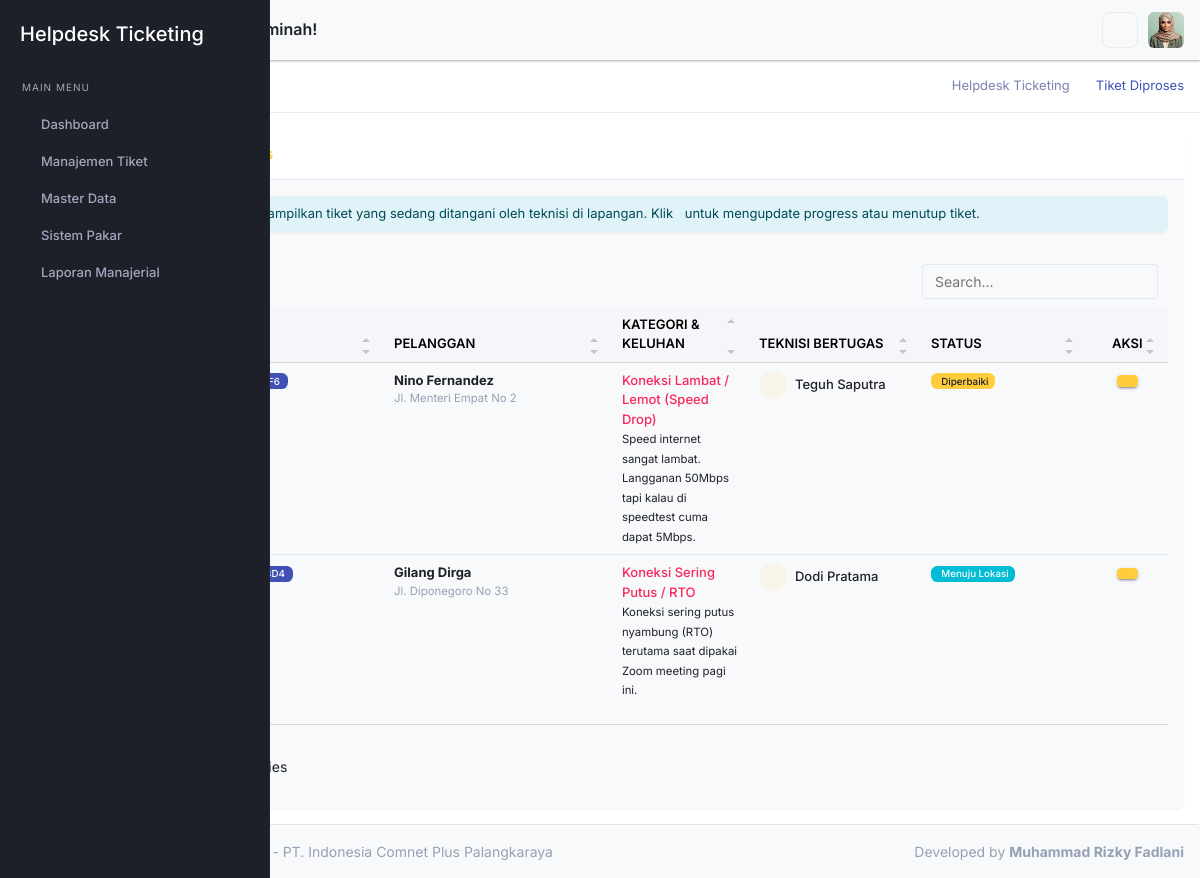
The app's page /admin/index.php?page=tiket_proses (signed in) with its own data.
### tables this page shows
CREATE TABLE `pengaturan` (
  `id_pengaturan` int(11) NOT NULL,
  `nama_aplikasi` varchar(100) NOT NULL DEFAULT 'yHelpdesk Ticketing',
  `nama_instansi` varchar(150) NOT NULL DEFAULT 'PT. ICON+',
  `telp_instansi` varchar(20) NOT NULL,
  `email_instansi` varchar(100) NOT NULL,
  `alamat_instansi` text NOT NULL,
  `nama_pimpinan` varchar(100) NOT NULL,
  `background_login` varchar(255) DEFAULT NULL,
  `nama_dev` varchar(100) NOT NULL,
  `npm_dev` varchar(30) NOT NULL,
  `updated_at` timestamp NOT NULL DEFAULT current_timestamp() ON UPDATE current_timestamp()
);

CREATE TABLE `tiket` (
  `id_tiket` int(11) NOT NULL,
  `no_tiket` varchar(30) NOT NULL,
  `id_pelanggan` int(11) NOT NULL,
  `id_kategori` int(11) NOT NULL,
  `id_karyawan_teknisi` int(11) DEFAULT NULL COMMENT 'Relasi ke karyawan dengan jabatan Teknisi',
  `tgl_lapor` datetime DEFAULT current_timestamp(),
  `keluhan_detail` text NOT NULL,
  `status_tiket` enum('Menunggu Diproses','Teknisi Menuju Lokasi','Sedang Diperbaiki','Selesai','Dibatalkan') DEFAULT 'Menunggu Diproses',
  `catatan_teknisi` text DEFAULT NULL,
  `tgl_selesai` datetime DEFAULT NULL
);

CREATE TABLE `pelanggan` (
  `id_pelanggan` int(11) NOT NULL,
  `no_langganan` varchar(30) NOT NULL,
  `nik_ktp` varchar(20) NOT NULL,
  `nama_pelanggan` varchar(100) NOT NULL,
  `jenis_kelamin` enum('Laki-laki','Perempuan') NOT NULL,
  `no_whatsapp` varchar(15) NOT NULL,
  `email` varchar(100) DEFAULT NULL,
  `alamat_pemasangan` text NOT NULL,
  `titik_koordinat_maps` varchar(100) DEFAULT NULL COMMENT 'Format: Latitude, Longitude',
  `id_paket` int(11) NOT NULL,
  `id_area` int(11) NOT NULL,
  `status_pelanggan` enum('Aktif','Isolir','Cabut') DEFAULT 'Aktif',
  `tgl_pemasangan` date NOT NULL,
  `created_at` timestamp NOT NULL DEFAULT current_timestamp()
);

CREATE TABLE `kategori_gangguan` (
  `id_kategori` int(11) NOT NULL,
  `nama_kategori` varchar(100) NOT NULL,
  `SLA_jam` int(11) DEFAULT NULL COMMENT 'Service Level Agreement dalam hitungan Jam'
);

CREATE TABLE `karyawan` (
  `id_karyawan` int(11) NOT NULL,
  `nip_karyawan` varchar(30) NOT NULL,
  `nama_karyawan` varchar(100) NOT NULL,
  `jenis_kelamin` enum('Laki-laki','Perempuan') NOT NULL,
  `alamat` text NOT NULL,
  `no_whatsapp` varchar(15) NOT NULL,
  `email` varchar(100) DEFAULT NULL,
  `foto_profil` varchar(255) DEFAULT 'default_profil.png',
  `id_jabatan` int(11) NOT NULL,
  `status_ketersediaan` enum('Ready','Bertugas','Off') DEFAULT 'Ready' COMMENT 'Khusus untuk jabatan Teknisi',
  `created_at` timestamp NOT NULL DEFAULT current_timestamp()
);

### admin/inc/helper.php (called while the page is built, shortened)
<?php
function query($koneksi, $sql) {
    $hasil = mysqli_query($koneksi, $sql);
    return $hasil;
}
function sanitize($koneksi, $input) {
    return mysqli_real_escape_string($koneksi, htmlspecialchars(trim($input)));
}
?>

### admin/pages/tiket_proses.php (the view, shortened to what this page needs)
<?php
$aksi = isset($_GET['aksi']) ? sanitize($koneksi, $_GET['aksi']) : 'view';
switch ($aksi) {
    case 'view':
?>
    <div class="row">
        <div class="col-12">
            <div class="card shadow-sm">
                <div class="card-header bg-white border-bottom d-flex justify-content-between align-items-center">
                    <h4 class="card-title text-warning mb-0">
                    </h4>
                </div>
                <div class="card-body">
                    <div class="alert alert-info border-0 border-start border-4 border-info shadow-sm mb-4">
                        <strong></strong> Tabel ini menampilkan tiket yang sedang ditangani oleh teknisi di lapangan. Klik  untuk mengupdate progress atau menutup tiket.
                    </div>
                    <div class="table-responsive">
                        <table class="table datatable table-hover align-middle" id="datatable_1">
                            <thead class="table-light">
                                <tr>
                                    <th width="5%">No</th>
                                    <th width="15%">No. Tiket</th>
                                    <th width="20%">Pelanggan</th>
                                    <th>Kategori & Keluhan</th>
                                    <th>Teknisi Bertugas</th>
                                    <th width="12%">Status</th>
                                    <th width="10%" class="text-center">Aksi</th>
                                </tr>
                            </thead>
                            <tbody>
                                <?php
                                $no = 1;
                                $q_tiket = query($koneksi, "
                                    SELECT t.*, p.nama_pelanggan, p.alamat_pemasangan, kg.nama_kategori, k.nama_karyawan AS nama_teknisi
                                    FROM tiket t
                                    JOIN pelanggan p ON t.id_pelanggan = p.id_pelanggan
                                    JOIN kategori_gangguan kg ON t.id_kategori = kg.id_kategori
                                    JOIN karyawan k ON t.id_karyawan_teknisi = k.id_karyawan
                                    WHERE t.status_tiket IN ('Teknisi Menuju Lokasi', 'Sedang Diperbaiki')
                                    ORDER BY t.tgl_lapor ASC
                                ");
                                while ($row = mysqli_fetch_assoc($q_tiket)) {
                                ?>
                                <tr>
                                    <td><?= $no++; ?></td>
                                    <td>
                                        <span class="badge bg-primary px-2 mb-1"><?= htmlspecialchars($row['no_tiket']); ?></span><br>
                                        <small class="text-muted"><?= format_tanggal_indonesia(date('Y-m-d', strtotime($row['tgl_lapor']))); ?></small>
                                    </td>
                                    <td>
                                        <strong><?= htmlspecialchars($row['nama_pelanggan']); ?></strong><br>
                                        <small class="text-muted text-truncate d-inline-block" style="max-width: 150px;">
                                            <?= htmlspecialchars($row['alamat_pemasangan']); ?>
                                        </small>
                                    </td>
                                    <td>
                                        <span class="text-danger fw-medium"><?= htmlspecialchars($row['nama_kategori']); ?></span><br>
                                        <small><?= htmlspecialchars($row['keluhan_detail']); ?></small>
                                    </td>
                                    <td>
                                        <div class="d-flex align-items-center">
                                            <div class="bg-warning-subtle text-warning flex-shrink-0 thumb-sm rounded-circle d-flex justify-content-center align-items-center me-2">
                                            </div>
                                            <h6 class="m-0 fs-13"><?= htmlspecialchars($row['nama_teknisi']); ?></h6>
                                        </div>
                                    </td>
                                    <td>
                                        <?php if($row['status_tiket'] == 'Teknisi Menuju Lokasi'): ?>
                                            <span class="badge bg-info text-white"><i class="fas fa-motorcycle me-1"></i> Menuju Lokasi</span>
                                        <?php else: ?>
                                            <span class="badge bg-warning text-dark"><i class="fas fa-tools me-1"></i> Diperbaiki</span>
                                        <?php endif; ?>
                                    </td>
                                    <td class="text-center">
                                        <a href="?page=tiket_proses&aksi=edit&id=<?= $row['id_tiket']; ?>" class="btn btn-sm btn-warning text-dark" title="Update Progress / Selesai"><i class="fas fa-edit"></i></a>
                                    </td>
                                </tr>
                                <?php } ?>
                            </tbody>
                        </table>
                    </div>
                </div>
            </div>
        </div>
    </div>
<?php
    break;
?>
<?php
}
?>

### admin/layout/sidebar.php (shortened to what this page needs)
<?php
$role = isset($_SESSION['role_akses']) ? $_SESSION['role_akses'] : '';
?>
<div class="startbar d-print-none">
    <div class="brand">
        <a href="index.php" class="logo">
            <span class="">
                <h4 class="text-white mt-3"><?= htmlspecialchars($pengaturan['nama_aplikasi']); ?></h4>
            </span>
        </a>
    </div>
    <div class="startbar-menu">
        <div class="startbar-collapse" id="startbarCollapse" data-simplebar>
            <div class="d-flex align-items-start flex-column w-100">
                <ul class="navbar-nav mb-auto w-100">
                    <li class="menu-label mt-2">
                        <span>Main Menu</span>
                    </li>
                    <li class="nav-item">
                        <a class="nav-link" href="?page=dashboard">
                            <span>Dashboard</span>
                        </a>
                    </li>
                    <?php if(in_array($role, ['Super Admin', 'Admin Dispatcher', 'Teknisi'])): ?>
                    <li class="nav-item">
                        <a class="nav-link" href="#sidebarTiket" data-bs-toggle="collapse" role="button"
                            aria-expanded="false" aria-controls="sidebarTiket">
                            <span>Manajemen Tiket</span>
                        </a>
                    </li>
                    <?php endif; ?>
                    <?php if(in_array($role, ['Super Admin', 'Admin Dispatcher'])): ?>
                    <li class="nav-item">
                        <a class="nav-link" href="#sidebarMaster" data-bs-toggle="collapse" role="button"
                            aria-expanded="false" aria-controls="sidebarMaster">
                            <span>Master Data</span>
                        </a>
                    </li>
                    <?php endif; ?>
                    <?php if(in_array($role, ['Super Admin', 'Admin Dispatcher'])): ?>
                    <li class="nav-item">
                        <a class="nav-link" href="#sidebarSPK" data-bs-toggle="collapse" role="button"
                            aria-expanded="false" aria-controls="sidebarSPK">
                            <span>Sistem Pakar</span>
                        </a>
                    </li>
                    <?php endif; ?>
                    <?php if(in_array($role, ['Super Admin', 'Admin Dispatcher', 'Pimpinan'])): ?>
                    <li class="nav-item">
                        <a class="nav-link" href="#sidebarLaporan" data-bs-toggle="collapse" role="button"
                            aria-expanded="false" aria-controls="sidebarLaporan">
                            <span>Laporan Manajerial</span>
                        </a>
                    </li>
                    <?php endif; ?>
                </ul>
            </div>
        </div>
    </div>
</div>

### admin/index.php (shortened to what this page needs)
<?php
require_once 'inc/koneksi.php';
require_once 'inc/helper.php';
$page = isset($_GET['page']) ? sanitize($koneksi, $_GET['page']) : 'dashboard';
$q_pengaturan = query($koneksi, "SELECT * FROM pengaturan LIMIT 1");
$pengaturan = mysqli_fetch_assoc($q_pengaturan);
$daftar_judul = [
    'dashboard'         => 'Dashboard Utama',
    'jabatan'          => 'Jabatan Karyawan',
    'area_cover'          => 'Manajemen Cover Area',
    'karyawan'          => 'Manajemen Karyawan',
    'pelanggan'         => 'Data Pelanggan',
    'paket'             => 'Paket Layanan',
    'kategori_gangguan' => 'Kategori Gangguan',
    'tiket_masuk'       => 'Tiket Masuk',
    'tiket_proses'      => 'Tiket Diproses',
    'tiket_selesai'     => 'Riwayat Tiket Selesai',
    'spk_gejala'        => 'Data Gejala (SPK)',
    'spk_solusi'        => 'Data Solusi (SPK)',
    'spk_rule'          => 'Rule Base (SPK)',
    'laporan'           => 'Laporan Manajerial',
    'lap_tren_gangguan'   => 'Laporan Tren Gangguan',
    'lap_kinerja_teknisi' => 'Laporan Kinerja Teknisi (KPI)',
    'lap_evaluasi_sla'    => 'Laporan Evaluasi SLA',
    'lap_distribusi'      => 'Laporan Distribusi Area',
    'lap_rekap_pelanggan' => 'Laporan Rekap Pelanggan',
    'lap_tiket_terkini'   => 'Status Tiket Terkini',
    'profil'            => 'Profil Saya',
    'pengaturan'        => 'Pengaturan Sistem'
];
$judul_aktif = isset($daftar_judul[$page]) ? $daftar_judul[$page] : 'Halaman Tidak Ditemukan';
include 'layout/header.php';
include 'layout/topbar.php';
include 'layout/sidebar.php';
?>
<div class="page-title-box">
    <div class="container-fluid">
        <div class="row gap-0">
            <div class="col-sm-12">
                <div class="page-title-content d-sm-flex justify-content-sm-between align-items-center">
                    <h4 class="page-title mt-3 mt-md-0"><?= $judul_aktif; ?></h4>
                    <div class="">
                        <ol class="breadcrumb mb-0">
                            <li class="breadcrumb-item"><a
                                    href="index.php"><?= htmlspecialchars($pengaturan['nama_aplikasi']); ?></a></li>
                            <li class="breadcrumb-item active"><?= $judul_aktif; ?></li>
                        </ol>
                    </div>
                </div>
            </div>
        </div>
    </div>
</div>
<div class="page-wrapper">
    <div class="page-content">
        <div class="container-fluid">
            <?php
            if (file_exists("pages/$page.php")) {
                include "pages/$page.php";
            }
            ?>
        </div>
        <?php include 'layout/footer.php'; ?>

### admin/layout/footer.php (shortened to what this page needs)
<footer class="footer text-center text-sm-start d-print-none">
    <div class="container-fluid">
        <div class="row">
            <div class="col-12 px-0">
                <div class="card mb-0 rounded-bottom-0 border-0">
                    <div class="card-body">
                        <p class="text-muted mb-0">
                            <?= htmlspecialchars($pengaturan['nama_aplikasi']); ?> -
                            <?= htmlspecialchars($pengaturan['nama_instansi']); ?>
                            <span class="text-muted d-none d-sm-inline-block float-end">
                                Developed by
                                <strong><?= htmlspecialchars($pengaturan['nama_dev']); ?></strong>
                            </span>
                        </p>
                    </div>
                </div>
            </div>
        </div>
    </div>
</footer>
</div>
</div>
</body>
</html>

### admin/assets/libs/simple-datatables/style.css (style rules this page uses)
.dataTable-table { max-width: 100%; width: 100%; border-spacing: 0; border-collapse: separate; }
.dataTable-table > tbody > tr > td, .dataTable-table > tbody > tr > th, .dataTable-table > tfoot > tr > td, .dataTable-table > tfoot > tr > th, .dataTable-table > thead > tr > td, .dataTable-table > thead > tr > th { vertical-align: top; padding: 8px 10px; }
.dataTable-table > thead > tr > th { vertical-align: bottom; text-align: left; border-bottom: 1px solid #d9d9d9; }
.dataTable-table th { vertical-align: bottom; text-align: left; }

### records on screen
pengaturan: nama_aplikasi "Helpdesk Ticketing", nama_instansi "PT. Indonesia Comnet Plus Palangkaraya", nama_dev "Muhammad Rizky Fadlani"
tiket: id_pelanggan.nama_pelanggan "Nino Fernandez", id_pelanggan.alamat_pemasangan "Jl. Menteri Empat No 2", id_kategori.nama_kategori "Koneksi Lambat / Lemot (Speed Drop)", keluhan_detail "Speed internet sangat lambat. Langganan 50Mbps tapi kalau di speedtest cuma dapat 5Mbps.", id_karyawan_teknisi.nama_karyawan "Teguh Saputra", shows "Diperbaiki"
tiket: id_pelanggan.nama_pelanggan "Gilang Dirga", id_pelanggan.alamat_pemasangan "Jl. Diponegoro No 33", id_kategori.nama_kategori "Koneksi Sering Putus / RTO", keluhan_detail "Koneksi sering putus nyambung (RTO) terutama saat dipakai Zoom meeting pagi ini.", id_karyawan_teknisi.nama_karyawan "Dodi Pratama", shows "Menuju Lokasi"

### other values on screen
$judul_aktif "Tiket Diproses"
